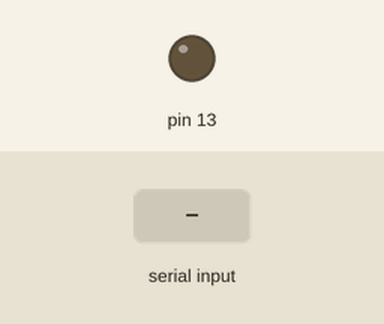
Bench run of a sketch on a simulated Arduino Uno, built with avr-gcc and run on an emulated ATmega328P. Parts: output pins drawn as LEDs (lit = HIGH). Inputs (shaded band) come from the test bench. What the sketch prints to the serial monitor is not drawn.

Above: at 1.2 s.
1.3 s: byte 30 received over Serial
At 2.2 s:
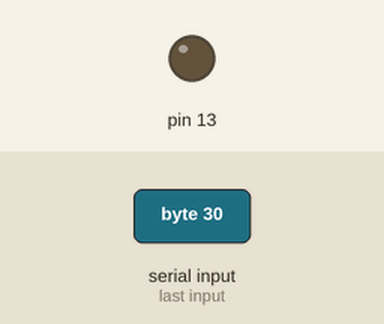
2.8 s: byte 90 received over Serial
At 3.3 s:
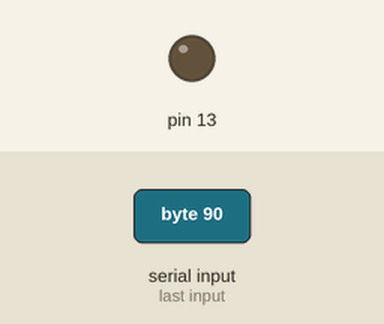
4.3 s: byte 120 received over Serial
At 5.7 s:
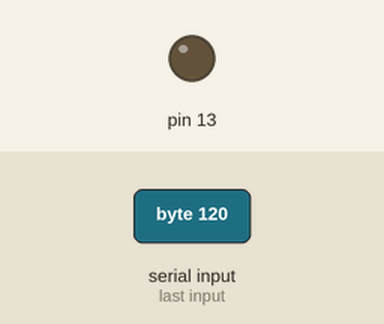
Timing chart, 0 to 7.3 s (numbered marks = the images above; inputs shaded):
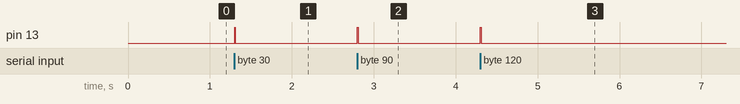

Measured:
- after the input at 1.3 s, pin 13: LOW → HIGH at once, → LOW 0.01 s later
- after the input at 2.8 s, pin 13: LOW → HIGH at once, → LOW 0.01 s later
- after the input at 4.3 s, pin 13: LOW → HIGH at once, → LOW 0.01 s later

The sketch:

serial_echo.ino
```cpp
void setup() {
  Serial.begin(9600);
  pinMode(13, OUTPUT);
}

void loop() {
  if (Serial.available() > 0) {
    char c = Serial.read();
    digitalWrite(13, HIGH);
    Serial.print("ECHO: ");
    Serial.println(c);
    delay(10);
    digitalWrite(13, LOW);
  }
}
```
